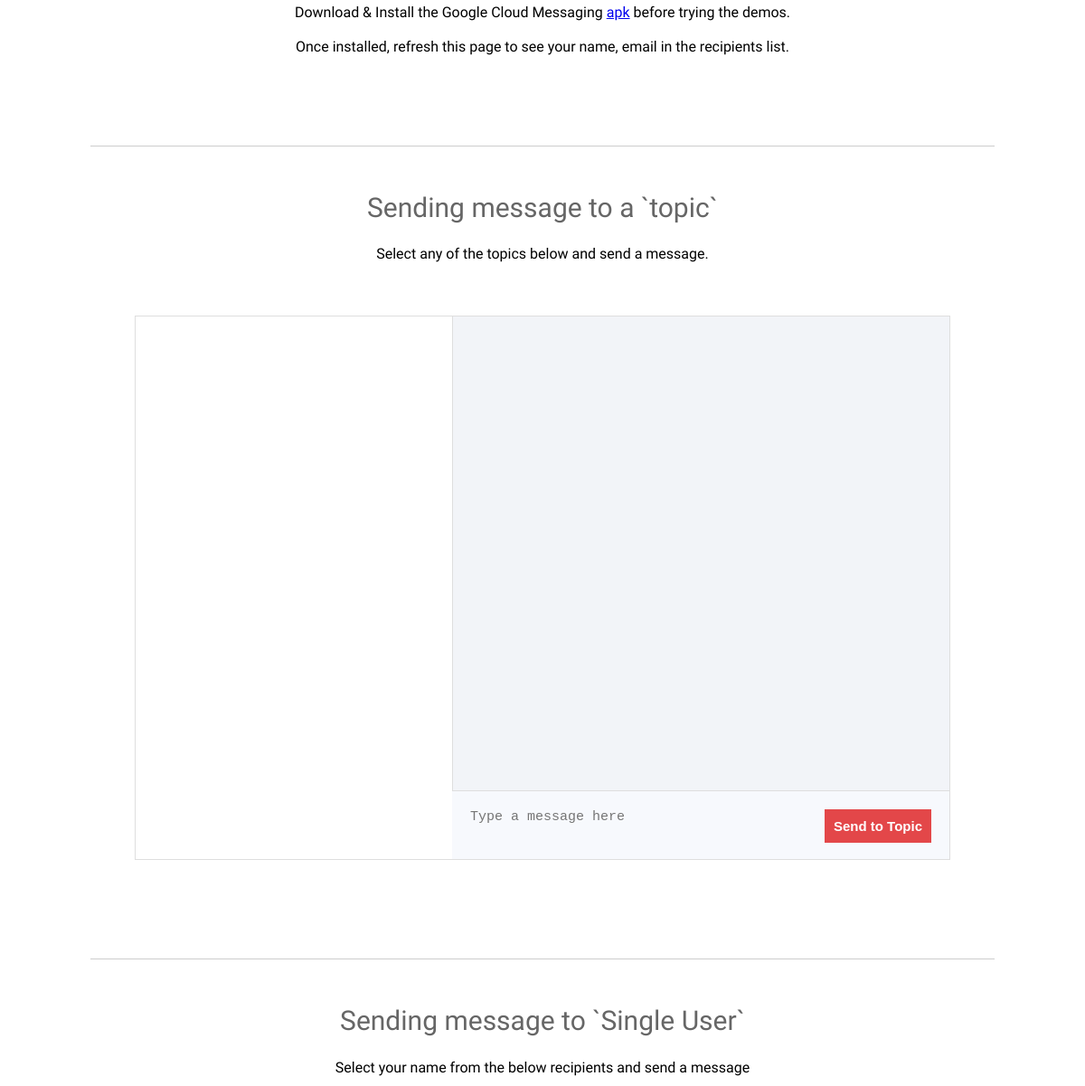
/ (middle part), run on an earlier commit of the app's database.
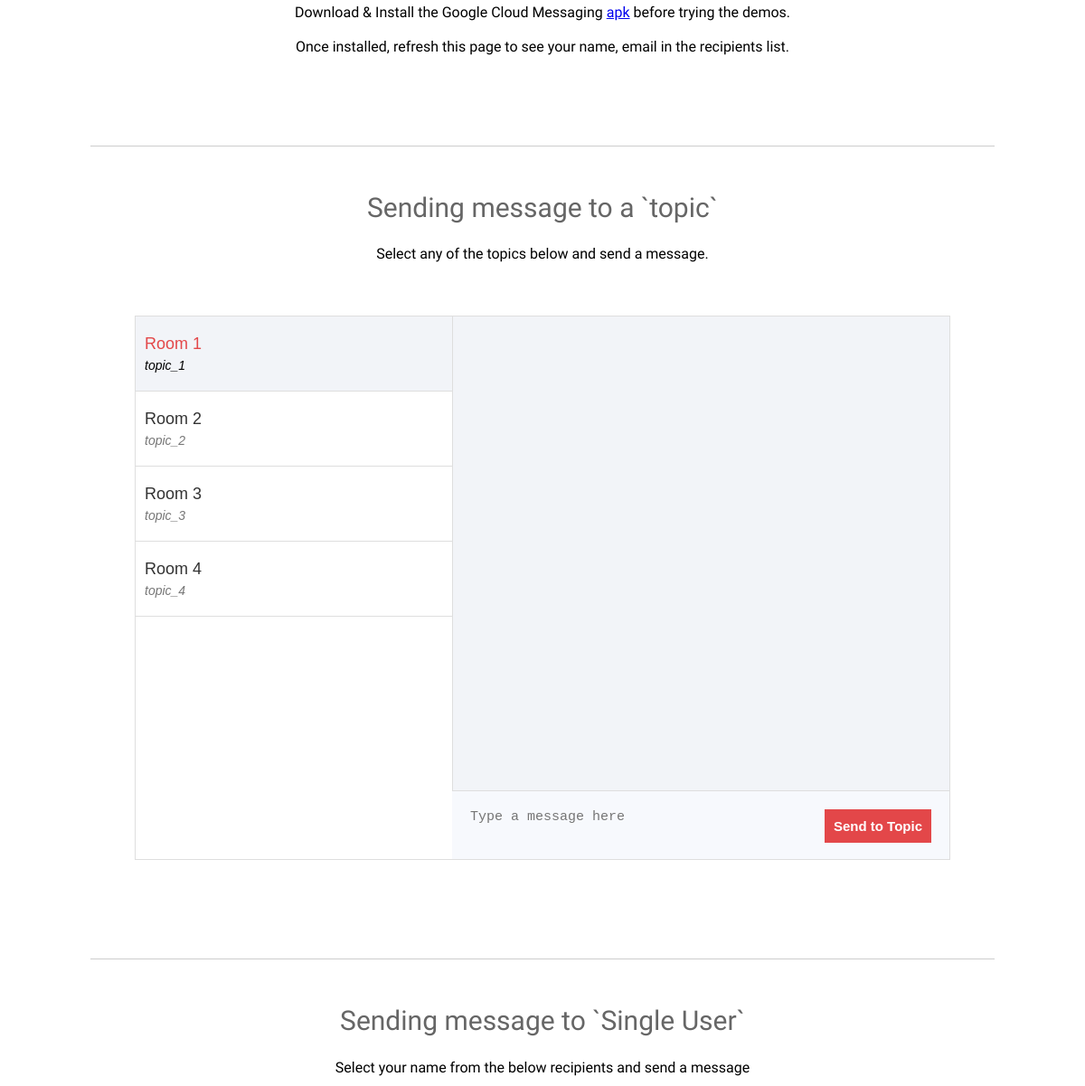
And on a later commit of the database.
### tables this page shows
CREATE TABLE chat_rooms (
  chat_room_id int(11) NOT NULL AUTO_INCREMENT,
  name varchar(100) NOT NULL,
  encrypted_password varchar(80) NOT NULL,
  salt varchar(10) NOT NULL,
  created_at timestamp NOT NULL DEFAULT CURRENT_TIMESTAMP,
  PRIMARY KEY (chat_room_id)
);

### demo.php (called while the page is built, shortened)
<?php
class Demo {
    private $conn;
    function __construct() {
        require_once dirname(__FILE__) . '/include/db_connect.php';
        $db = new DbConnect();
        $this->conn = $db->connect();
    }
    public function getAllChatRooms() {
        $stmt = $this->conn->prepare("SELECT * FROM chat_rooms");
        $stmt->execute();
        $tasks = $stmt->get_result();
        return $tasks;
    }
}
?>

### include/db_connect.php (called while the page is built, shortened)
<?php
class DbConnect {
    function connect() {
        $this->conn = new mysqli(DB_HOST, DB_USERNAME, DB_PASSWORD, DB_NAME);
        return $this->conn;
    }
}
?>

### index.php (the view, shortened to what this page needs)
<?php
require_once __DIR__ . '/demo.php';
$demo = new Demo();
?>
<html>
    <head>
        <link href='style.css' rel='stylesheet' type='text/css'>
        <link href='https://api.androidhive.info/gcm/styles/default.css' rel='stylesheet' type='text/css'>
    </head>
    <body>
        <div class="container_body">
            <div class="topics">
                Download & Install the Google Cloud Messaging <a href="#">apk</a> before trying the demos. <br/><br/>Once installed, refresh this page
                to see your name, email in the recipients list.
            </div>
            <div class="topics">
                <div class="separator"></div>
                <h2 class="heading">Sending message to a `topic`</h2>
                Select any of the topics below and send a message.<br/><br/>
                <div class="box">
                    <div class="usr_container">
                        <ul id="topics">
                            <?php
                            $chatrooms = $demo->getAllChatRooms();
                            foreach ($chatrooms as $key => $chatroom) {
                                $cls = $key == 0 ? 'selected' : '';
                                ?>
                                <li id="<?= $chatroom['chat_room_id'] ?>" class="<?= $cls ?>">
                                    <label><?= $chatroom['name'] ?></label>
                                    <span>topic_<?= $chatroom['chat_room_id'] ?></span>
                                </li>
                                <?php
                            }
                            ?>
                        </ul>
                    </div>
                    <div class="msg_container msg_container_topic">
                        <ul id="topic_messages"></ul>
                    </div>
                    <div class="send_container">
                        <textarea placeholder="Type a message here" id="send_to_topic_message"></textarea>
                        <input id="send_to_topic" type="button" value="Send to Topic"/>
                    </div>
                </div>
                <br/>
                <div class="separator"></div>
                <h2 class="heading">Sending message to `Single User`</h2>
                Select your name from the below recipients and send a message<br/><br/>
                <br/>
                Select multiple recipients and send a message. You can use ctrl or shift to select multiple users<br/><br/><br/>
                <br/>
                it in action.<br/><br/>
            </div>
            <br/><br/>
            <br/><br/>
            <br/><br/>
        </div>
    </body>
</html>

### style.css (style rules this page uses)
body { width: 100%; margin: 0; padding: 0; font-family: 'Raleway', sans-serif; }
.container_body { width: 1000px; margin: 0 auto; }
.topics { text-align: center; padding-top: 50px; }
.topics h2.heading { font-size: 30px; color: #666; font-weight: 400; display: block; }
.box { width: 900px; margin: 40px auto; border: 1px solid #dedede; background: #f2f4f8; position: relative; }
.box .usr_container, .box .msg_container { float: left; height: 600px; overflow-x: hidden; overflow-y: auto; }
.box .usr_container { width: 350px; border-right: 1px solid #dedede; background: #fff; }
.box .msg_container { width: 548px; position: relative; }
.box ul { margin: 0; padding: 0; }
.box ul li { margin: 0; padding: 0; list-style: none; text-align: left; cursor: pointer; }
.box .usr_container ul li { padding: 20px 10px; background: #fff; border-bottom: 1px solid #dedede; }
.box .usr_container ul li label { display: block; width: 100%; font-family: arial; font-weight: 400; color: #333; font-size: 18px; margin-bottom: 5px; }
.box .usr_container ul li span { color: #777; font-family: arial; font-size: 14px; font-style: italic; }
.box .usr_container ul li.selected { background: #f2f4f8; }
.box .usr_container ul li.selected label { color: #e34749; }
.box .usr_container ul li.selected span { color: #000; }
.box .msg_container ul { padding: 10px 0; margin-bottom: 75px; }
.send_container { border-top: 1px solid #dedede; background: #f7f9fd; position: absolute; bottom: 0; height:75px; right: 0; }
.send_container textarea { background: #f7f9fd; height: 30px; width: 550px; font-size: 15px; text-align: left; padding: 20px; border: none; resize: none; outline: none; }
.send_container input[type="button"] { position: absolute; top: 20px; right: 20px; padding: 10px; background: #e34749; outline: none; border: none; cursor: pointer; color: #fff; font-weight: bold; font-size: 15px; }
.separator { width: 100%; height: 1px; background: #cdcdcd; margin: 50px 0; }

What changed in the data, as far as the page shows it:
added chat_rooms: name "Room 1", chat_room_id "1"
added chat_rooms: name "Room 2", chat_room_id "2"
added chat_rooms: name "Room 3", chat_room_id "3"
added chat_rooms: name "Room 4", chat_room_id "4"
